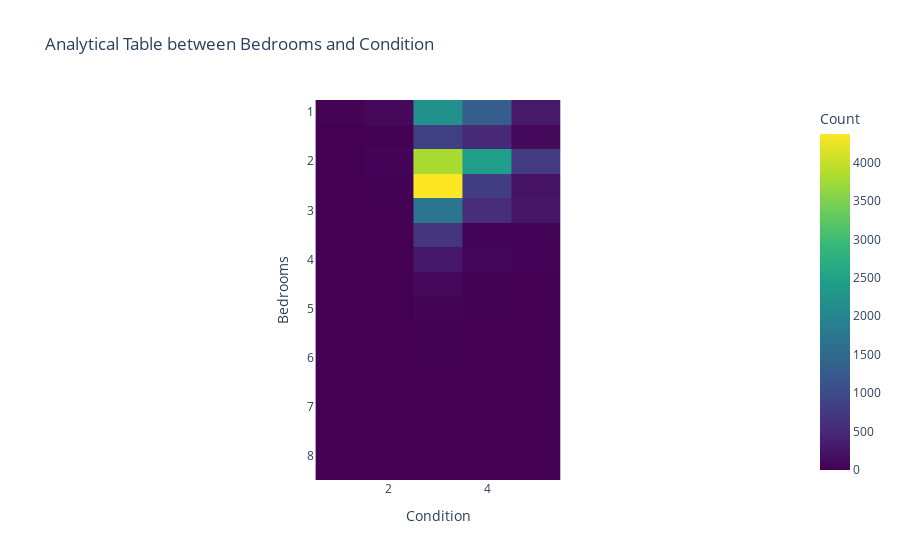

The cell this chart's notebook holds for it:
### Markdown cell above
### Bedrooms vs Bathrooms BarChart

### Code cell
px.imshow(grade_condition,
                 labels=dict(x="Condition", y="Bedrooms", color="Count"),
                 x=grade_condition.columns,
                 y=grade_condition.index,
                 color_continuous_scale='viridis',
                 title='Analytical Table between Bedrooms and Condition')

### Figure 1 — Plotly figure (JSON) as saved in the notebook; plotly's stock layout.template omitted (floating-point values rounded to 4 significant figures)
{"data": [{"coloraxis": "coloraxis", "hovertemplate": "Condition: %{x}<br>Bedrooms: %{y}<br>Count: %{z}<extra></extra>", "name": "0", "type": "heatmap", "x": [1, 2, 3, 4, 5], "xaxis": "x", "y": [1, 1.5, 2, 2.5, 3, 3.5, 4, 4.5, 5, 5.5, 6, 6.5, 7, 8], "yaxis": "y", "z": [[20, 90, 2210, 1300, 311], [5, 12, 824, 497, 107], [4, 50, 3802, 2420, 747], [0, 13, 4370, 784, 210], [0, 5, 1712, 552, 256], [0, 0, 655, 42, 34], [0, 0, 287, 57, 26], [0, 0, 84, 10, 6], [0, 0, 45, 8, 3], [0, 0, 8, 2, 0], [0, 0, 11, 1, 0], [0, 0, 2, 0, 0], [0, 0, 2, 0, 0], [0, 0, 2, 1, 0]]}], "layout": {"coloraxis": {"colorbar": {"title": {"text": "Count"}}, "colorscale": [[0, "#440154"], [0.1111, "#482878"], [0.2222, "#3e4989"], [0.3333, "#31688e"], [0.4444, "#26828e"], [0.5556, "#1f9e89"], [0.6667, "#35b779"], [0.7778, "#6ece58"], [0.8889, "#b5de2b"], [1, "#fde725"]]}, "title": {"text": "Analytical Table between Bedrooms and Condition"}, "xaxis": {"anchor": "y", "constrain": "domain", "domain": [0, 1], "scaleanchor": "y", "title": {"text": "Condition"}}, "yaxis": {"anchor": "x", "autorange": "reversed", "constrain": "domain", "domain": [0, 1], "title": {"text": "Bedrooms"}}}}
